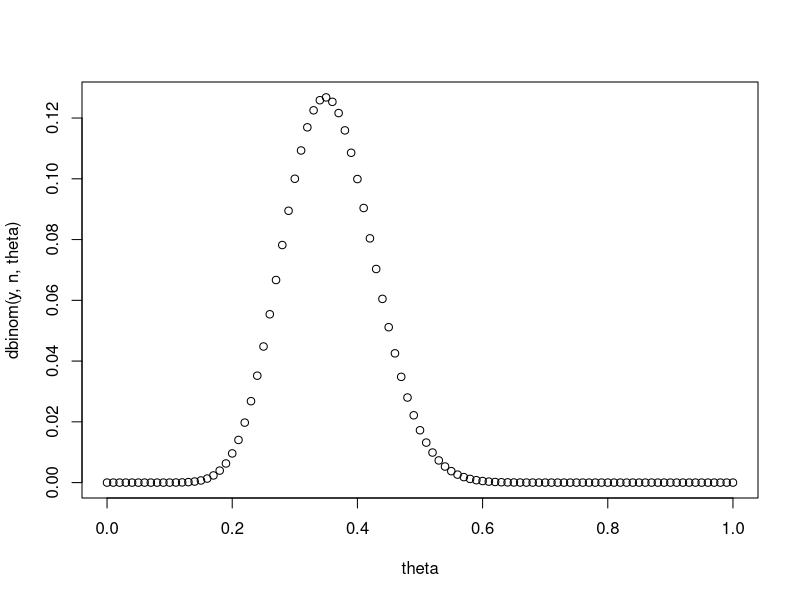
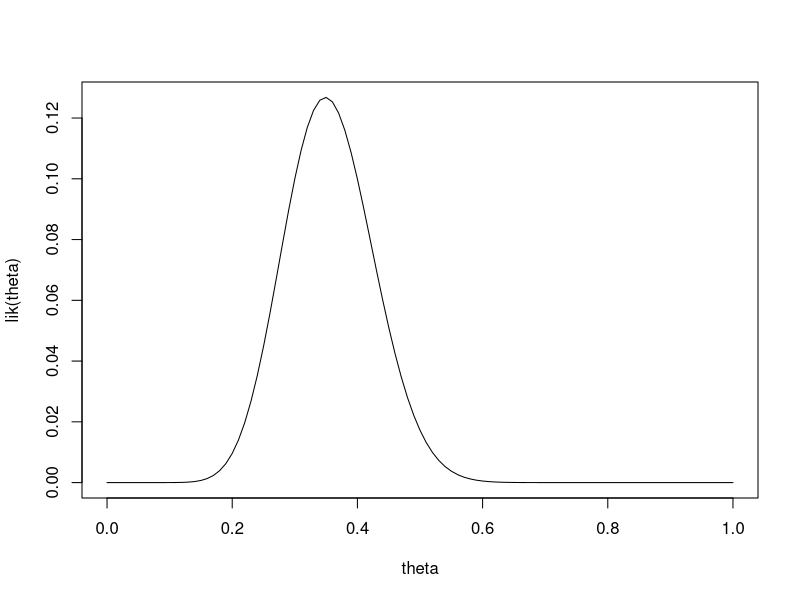
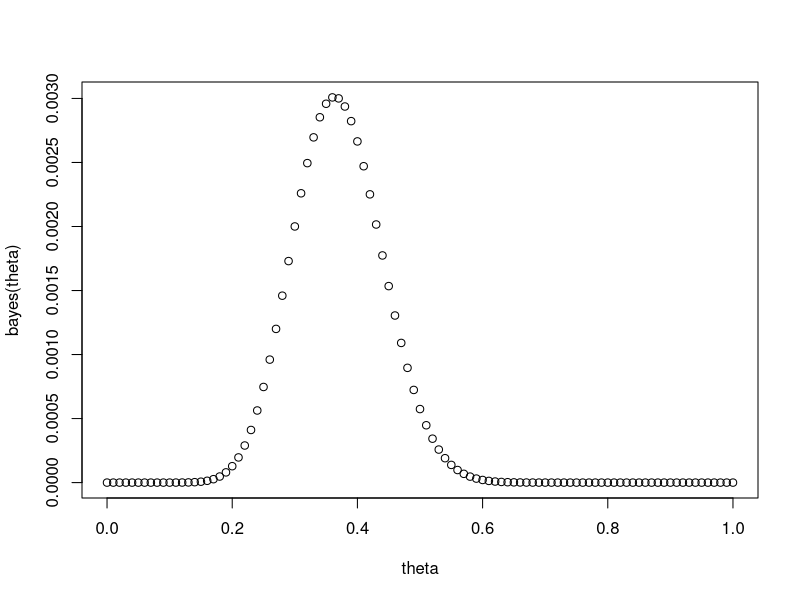

Recreate these plots in R, in order. (Note: this script raises an error after producing the figures.)
### part (a)
n = 43
y = 15


theta = seq(0, 1, by = 0.01)
priorvalues = dbeta(theta, 2, 8)

plot(theta, dbinom(y, n, theta))

lik <- function(theta){
  choose(n,y)*theta^(y)*(1-theta)^(n-y)
}

plot(theta, lik(theta), type = "l")


bayes <- function(theta){
  (lik(theta)*theta)/y
}

plot(theta, bayes(theta))

mean(theta)
# Create the function.
getmode <- function(theta) {
  uniqv <- unique(theta)
  uniqv[which.max(tabulate(match(theta, uniqv)))]
}


# Calculate the mode using the user function.
result <- getmode(theta)
print(result)

sd(theta)

beta_interval(0.95, c(2,8))